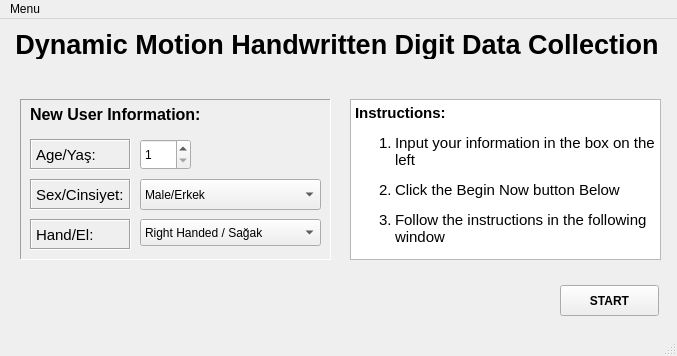
<?xml version="1.0" encoding="UTF-8"?>
<ui version="4.0">
 <class>MainWindow</class>
 <widget class="QMainWindow" name="MainWindow">
  <property name="geometry">
   <rect>
    <x>0</x>
    <y>0</y>
    <width>677</width>
    <height>356</height>
   </rect>
  </property>
  <property name="windowTitle">
   <string>MainWindow</string>
  </property>
  <widget class="QWidget" name="centralwidget">
   <widget class="QFrame" name="frame">
    <property name="geometry">
     <rect>
      <x>20</x>
      <y>80</y>
      <width>311</width>
      <height>161</height>
     </rect>
    </property>
    <property name="frameShape">
     <enum>QFrame::Panel</enum>
    </property>
    <property name="frameShadow">
     <enum>QFrame::Sunken</enum>
    </property>
    <widget class="QLabel" name="Hand_Label">
     <property name="geometry">
      <rect>
       <x>10</x>
       <y>120</y>
       <width>101</width>
       <height>31</height>
      </rect>
     </property>
     <property name="font">
      <font>
       <pointsize>11</pointsize>
       <weight>50</weight>
       <italic>false</italic>
       <bold>false</bold>
       <underline>false</underline>
       <strikeout>false</strikeout>
       <stylestrategy>PreferDefault</stylestrategy>
       <kerning>true</kerning>
      </font>
     </property>
     <property name="frameShape">
      <enum>QFrame::Box</enum>
     </property>
     <property name="frameShadow">
      <enum>QFrame::Sunken</enum>
     </property>
     <property name="text">
      <string>Hand/El:</string>
     </property>
    </widget>
    <widget class="QComboBox" name="Hand_comboBox">
     <property name="geometry">
      <rect>
       <x>120</x>
       <y>120</y>
       <width>181</width>
       <height>27</height>
      </rect>
     </property>
     <property name="cursor">
      <cursorShape>PointingHandCursor</cursorShape>
     </property>
     <item>
      <property name="text">
       <string>Right Handed / Sağak</string>
      </property>
     </item>
     <item>
      <property name="text">
       <string>Left Handed / Solak</string>
      </property>
     </item>
    </widget>
    <widget class="QComboBox" name="Sex_comboBox">
     <property name="geometry">
      <rect>
       <x>120</x>
       <y>80</y>
       <width>181</width>
       <height>31</height>
      </rect>
     </property>
     <property name="cursor">
      <cursorShape>PointingHandCursor</cursorShape>
     </property>
     <property name="mouseTracking">
      <bool>false</bool>
     </property>
     <property name="editable">
      <bool>false</bool>
     </property>
     <property name="frame">
      <bool>true</bool>
     </property>
     <item>
      <property name="text">
       <string>Male/Erkek</string>
      </property>
     </item>
     <item>
      <property name="text">
       <string>Female/Dişi</string>
      </property>
     </item>
    </widget>
    <widget class="QSpinBox" name="Age_spinBox">
     <property name="geometry">
      <rect>
       <x>120</x>
       <y>40</y>
       <width>51</width>
       <height>31</height>
      </rect>
     </property>
     <property name="cursor">
      <cursorShape>IBeamCursor</cursorShape>
     </property>
     <property name="minimum">
      <number>1</number>
     </property>
    </widget>
    <widget class="QLabel" name="Age_Label">
     <property name="geometry">
      <rect>
       <x>10</x>
       <y>40</y>
       <width>101</width>
       <height>31</height>
      </rect>
     </property>
     <property name="font">
      <font>
       <pointsize>11</pointsize>
       <weight>50</weight>
       <italic>false</italic>
       <bold>false</bold>
       <underline>false</underline>
       <strikeout>false</strikeout>
       <stylestrategy>PreferDefault</stylestrategy>
       <kerning>true</kerning>
      </font>
     </property>
     <property name="frameShape">
      <enum>QFrame::Box</enum>
     </property>
     <property name="frameShadow">
      <enum>QFrame::Sunken</enum>
     </property>
     <property name="text">
      <string>Age/Yaş:</string>
     </property>
    </widget>
    <widget class="QLabel" name="Sex_Label">
     <property name="geometry">
      <rect>
       <x>10</x>
       <y>80</y>
       <width>101</width>
       <height>31</height>
      </rect>
     </property>
     <property name="font">
      <font>
       <pointsize>11</pointsize>
       <weight>50</weight>
       <italic>false</italic>
       <bold>false</bold>
       <underline>false</underline>
       <strikeout>false</strikeout>
       <stylestrategy>PreferDefault</stylestrategy>
       <kerning>true</kerning>
      </font>
     </property>
     <property name="frameShape">
      <enum>QFrame::Box</enum>
     </property>
     <property name="frameShadow">
      <enum>QFrame::Sunken</enum>
     </property>
     <property name="text">
      <string>Sex/Cinsiyet:</string>
     </property>
    </widget>
    <widget class="QLabel" name="Information_Label">
     <property name="geometry">
      <rect>
       <x>10</x>
       <y>0</y>
       <width>191</width>
       <height>31</height>
      </rect>
     </property>
     <property name="font">
      <font>
       <pointsize>12</pointsize>
       <weight>75</weight>
       <italic>false</italic>
       <bold>true</bold>
       <underline>false</underline>
      </font>
     </property>
     <property name="frameShape">
      <enum>QFrame::NoFrame</enum>
     </property>
     <property name="frameShadow">
      <enum>QFrame::Sunken</enum>
     </property>
     <property name="text">
      <string>New User Information:</string>
     </property>
    </widget>
   </widget>
   <widget class="QLabel" name="Title_Label">
    <property name="geometry">
     <rect>
      <x>10</x>
      <y>10</y>
      <width>654</width>
      <height>30</height>
     </rect>
    </property>
    <property name="font">
     <font>
      <pointsize>20</pointsize>
      <weight>75</weight>
      <bold>true</bold>
     </font>
    </property>
    <property name="layoutDirection">
     <enum>Qt::LeftToRight</enum>
    </property>
    <property name="text">
     <string>Dynamic Motion Handwritten Digit Data Collection</string>
    </property>
    <property name="scaledContents">
     <bool>false</bool>
    </property>
    <property name="alignment">
     <set>Qt::AlignCenter</set>
    </property>
    <property name="wordWrap">
     <bool>false</bool>
    </property>
   </widget>
   <widget class="QTextBrowser" name="Instructions_textBrowser">
    <property name="geometry">
     <rect>
      <x>350</x>
      <y>80</y>
      <width>311</width>
      <height>161</height>
     </rect>
    </property>
    <property name="html">
     <string>&lt;!DOCTYPE HTML PUBLIC &quot;-//W3C//DTD HTML 4.0//EN&quot; &quot;http://www.w3.org/TR/REC-html40/strict.dtd&quot;&gt;
&lt;html&gt;&lt;head&gt;&lt;meta name=&quot;qrichtext&quot; content=&quot;1&quot; /&gt;&lt;style type=&quot;text/css&quot;&gt;
p, li { white-space: pre-wrap; }
&lt;/style&gt;&lt;/head&gt;&lt;body style=&quot; font-family:'Ubuntu'; font-size:11pt; font-weight:400; font-style:normal;&quot;&gt;
&lt;p style=&quot; margin-top:14px; margin-bottom:12px; margin-left:0px; margin-right:0px; -qt-block-indent:0; text-indent:0px;&quot;&gt;&lt;span style=&quot; font-weight:600;&quot;&gt;Instructions:&lt;/span&gt;&lt;/p&gt;
&lt;ol style=&quot;margin-top: 0px; margin-bottom: 0px; margin-left: 0px; margin-right: 0px; -qt-list-indent: 1;&quot;&gt;&lt;li style=&quot; margin-top:12px; margin-bottom:0px; margin-left:0px; margin-right:0px; -qt-block-indent:0; text-indent:0px;&quot;&gt;Input your information in the box on the left&lt;/li&gt;
&lt;li style=&quot; margin-top:12px; margin-bottom:0px; margin-left:0px; margin-right:0px; -qt-block-indent:0; text-indent:0px;&quot;&gt;Click the Begin Now button Below&lt;/li&gt;
&lt;li style=&quot; margin-top:12px; margin-bottom:0px; margin-left:0px; margin-right:0px; -qt-block-indent:0; text-indent:0px;&quot;&gt;Follow the instructions in the following window&lt;/li&gt;&lt;/ol&gt;&lt;/body&gt;&lt;/html&gt;</string>
    </property>
   </widget>
   <widget class="QPushButton" name="Start_pushButton">
    <property name="geometry">
     <rect>
      <x>560</x>
      <y>266</y>
      <width>99</width>
      <height>31</height>
     </rect>
    </property>
    <property name="font">
     <font>
      <weight>75</weight>
      <bold>true</bold>
     </font>
    </property>
    <property name="text">
     <string>START</string>
    </property>
   </widget>
  </widget>
  <widget class="QMenuBar" name="menubar">
   <property name="geometry">
    <rect>
     <x>0</x>
     <y>0</y>
     <width>677</width>
     <height>25</height>
    </rect>
   </property>
   <widget class="QMenu" name="menuSettings">
    <property name="title">
     <string>Menu</string>
    </property>
    <addaction name="actionSettings"/>
    <addaction name="actionExport"/>
   </widget>
   <addaction name="menuSettings"/>
  </widget>
  <widget class="QStatusBar" name="statusbar"/>
  <action name="actionSettings">
   <property name="text">
    <string>Settings</string>
   </property>
  </action>
  <action name="actionExport">
   <property name="text">
    <string>Export Dataset</string>
   </property>
  </action>
 </widget>
 <tabstops>
  <tabstop>Age_spinBox</tabstop>
  <tabstop>Sex_comboBox</tabstop>
  <tabstop>Hand_comboBox</tabstop>
 </tabstops>
 <resources/>
 <connections/>
</ui>
